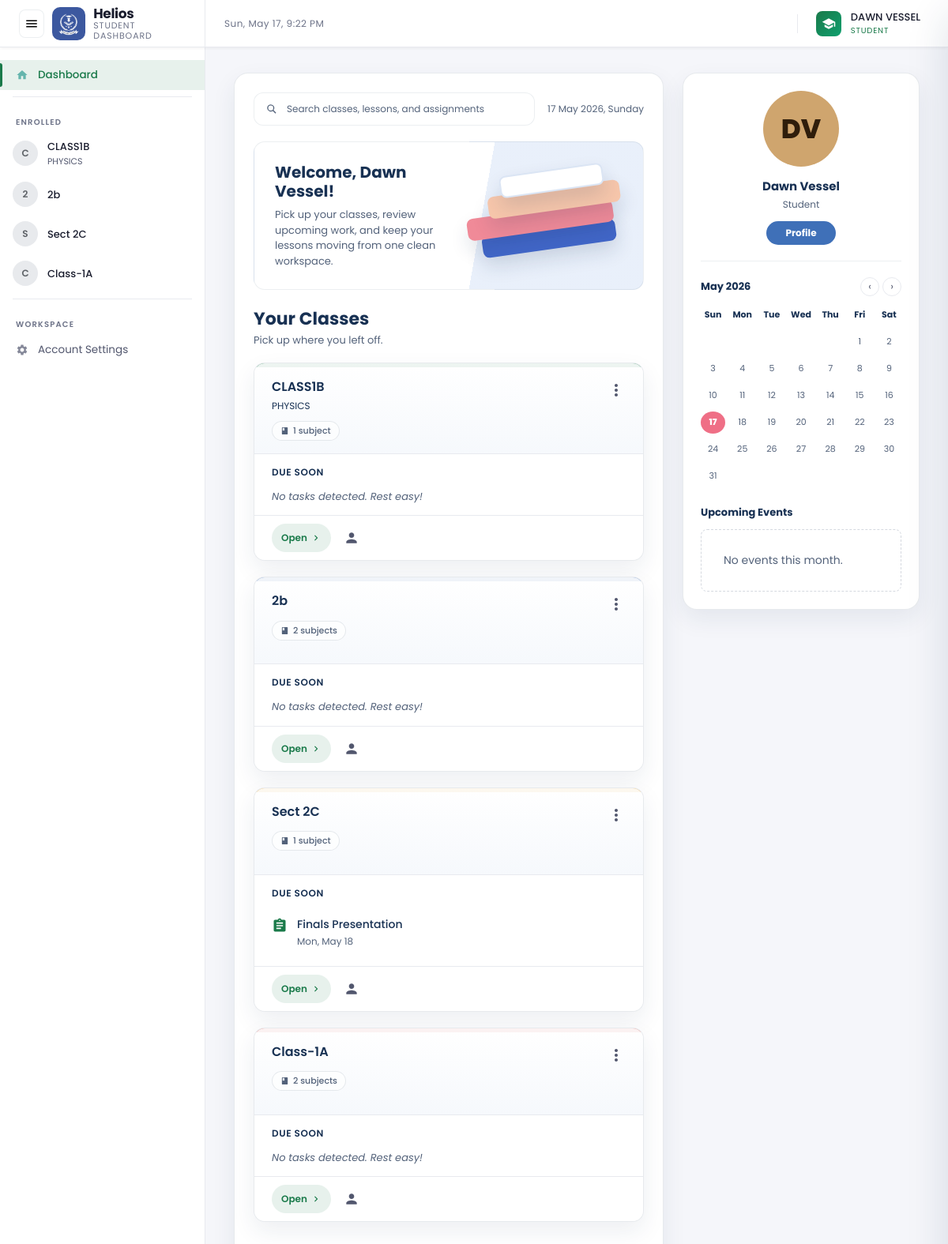
Page /dashboard.php (signed in) on the committed database.
### tables this page shows
CREATE TABLE `users` (
  `id` int(10) UNSIGNED NOT NULL,
  `request_id` varchar(20) NOT NULL COMMENT 'Temp registration ID (REQ-XXXXXXXX), kept for audit trail',
  `authorized_person_id` varchar(36) DEFAULT NULL,
  `firstname` varchar(100) NOT NULL,
  `lastname` varchar(100) NOT NULL,
  `fullname` varchar(201) NOT NULL,
  `phonenumber` varchar(255) NOT NULL COMMENT 'Encrypted at application layer',
  `username` varchar(10) NOT NULL COMMENT 'Permanent ID — YY-XXXX format — set once on approval, NEVER updated',
  `email` varchar(255) NOT NULL COMMENT 'Encrypted at application layer',
  `password` varchar(255) DEFAULT NULL COMMENT 'bcrypt hash — NULL until approved',
  `role` enum('student','faculty','admin') NOT NULL,
  `status` enum('pending','active','disabled') NOT NULL DEFAULT 'pending',
  `activation_request` tinyint(1) NOT NULL DEFAULT 1,
  `registered_at` datetime NOT NULL DEFAULT current_timestamp(),
  `activated_at` datetime DEFAULT NULL COMMENT 'Set when admin approves the account',
  `must_change_password` tinyint(1) NOT NULL DEFAULT 0,
  `temp_password_expires_at` int(11) DEFAULT NULL,
  `disabled_reason` varchar(100) DEFAULT NULL,
  `disabled_at` datetime DEFAULT NULL,
  `otp` varchar(6) DEFAULT NULL,
  `otp_expiry` int(11) DEFAULT NULL,
  `disabled_by` varchar(100) DEFAULT NULL,
  `enabled_by` varchar(100) DEFAULT NULL,
  `enabled_at` datetime DEFAULT NULL,
  `password_changed_at` datetime DEFAULT NULL
);

CREATE TABLE `classes` (
  `id` varchar(20) NOT NULL,
  `name` varchar(200) NOT NULL,
  `subject` varchar(200) NOT NULL,
  `description` text DEFAULT NULL,
  `status` enum('active','archived') NOT NULL DEFAULT 'active',
  `created_at` datetime NOT NULL DEFAULT current_timestamp()
);

CREATE TABLE `posts` (
  `id` varchar(20) NOT NULL,
  `class_id` varchar(20) NOT NULL,
  `type` enum('announcement','assignment','material') NOT NULL DEFAULT 'announcement',
  `title` varchar(255) DEFAULT NULL,
  `body` text DEFAULT NULL,
  `link_url` varchar(2048) DEFAULT NULL,
  `posted_by` varchar(10) NOT NULL,
  `subject` varchar(20) DEFAULT NULL,
  `posted_at` datetime NOT NULL DEFAULT current_timestamp(),
  `deadline` datetime DEFAULT NULL,
  `points` int(10) UNSIGNED DEFAULT NULL
);

### dashboard.php (the view, shortened to what this page needs)
<?php
$role = $_SESSION['role'] ?? null;
$usernameRaw = $_SESSION['username'];
require_once __DIR__ . '/db.php';
function heliosInitials(string $name): string {
    $parts = preg_split('/\s+/', trim($name));
    $letters = '';
    foreach ($parts as $part) {
        if ($part !== '') $letters .= strtoupper(substr($part, 0, 1));
        if (strlen($letters) >= 2) break;
    }
    return $letters !== '' ? $letters : '?';
}
$stmtMe = $pdo->prepare("SELECT firstname, lastname, fullname, role FROM users WHERE username = ?");
$stmtMe->execute([$usernameRaw]);
$meRow = $stmtMe->fetch();
$displayName = $meRow['fullname'] ?? $usernameRaw;
$initials = heliosInitials($displayName);
$myClasses = [];
if ($role === 'faculty') {
    $stmt = $pdo->prepare("
        SELECT DISTINCT c.*
        FROM classes c
        INNER JOIN subjects s ON s.class_id = c.id
        WHERE s.faculty = ?
    ");
    $stmt->execute([$usernameRaw]);
    $myClasses = $stmt->fetchAll();
} elseif ($role === 'student') {
    $stmt = $pdo->prepare("
        SELECT DISTINCT c.*
        FROM classes c
        JOIN class_members cm ON cm.class_id = c.id
        WHERE cm.username = ?
    ");
    $stmt->execute([$usernameRaw]);
    $myClasses = $stmt->fetchAll();
}
foreach ($myClasses as &$cls) {
    $stmtS = $pdo->prepare("SELECT * FROM subjects WHERE class_id = ?");
    $stmtS->execute([$cls['id']]);
    $cls['subjects'] = $stmtS->fetchAll();
    foreach ($cls['subjects'] as &$subject) {
        $stmtSM = $pdo->prepare("SELECT username FROM subject_members WHERE subject_id = ?");
        $stmtSM->execute([$subject['id']]);
        $subject['students'] = array_column($stmtSM->fetchAll(), 'username');
    }
    $postSql = "SELECT id, title, type, deadline, posted_by, subject
                  FROM posts
                 WHERE class_id = ? AND type = 'assignment'";
    $postParams = [$cls['id']];
    $postSql .= " ORDER BY deadline IS NULL ASC, deadline ASC, posted_at DESC";
    $stmtP = $pdo->prepare($postSql);
    $stmtP->execute($postParams);
    $assignPosts = $stmtP->fetchAll();
}
$heroName = $displayName;
$accountSettingsHref = $role === 'faculty' ? 'role_faculty_profile.php' : 'role_student_profile.php';
?>
<!DOCTYPE html>
<html lang="en" data-theme="light">
<head>
</head>
<body>
<div class="app-container">
    <header class="topbar">
        <div class="topbar-brand">
            <button class="menu-btn" id="drawerToggle" aria-label="Toggle navigation drawer">
                <svg><use href="#icon-menu"></use></svg>
            </button>
            <div class="brand-logo">
                <img class="brand-logo-img brand-logo-light" src="img/Light Icon.png" alt="Helios University">
            </div>
            <div class="brand-wordmark">Helios<span><?= $role === 'faculty' ? 'Faculty Dashboard' : 'Student Dashboard' ?></span></div>
        </div>
        <div class="topbar-center">
            <span class="topbar-clock" id="liveClock"></span>
        </div>
        <div class="topbar-right">
            <button type="button" class="user-avatar-btn" id="accountButton" title="Account" aria-haspopup="dialog" aria-expanded="false">
                <span class="user-avatar-circle">
                <?php if ($role === 'faculty'): ?>
                    <svg viewBox="0 0 24 24" style="width:18px;height:18px;fill:#fff;"><path d="M18 2H6c-1.1 0-2 .9-2 2v16c0 1.1.9 2 2 2h12c1.1 0 2-.9 2-2V4c0-1.1-.9-2-2-2zM9 4h2v5l-1-.75L9 9V4zm9 16H6V4h1v9l3-2.25L13 13V4h5v16z"/></svg>
                <?php elseif ($role === 'student'): ?>
                    <svg viewBox="0 0 24 24" style="width:18px;height:18px;fill:#fff;"><path d="M12 3L1 9l11 6 9-4.91V17h2V9L12 3zM5 13.18v4L12 21l7-3.82v-4L12 17l-7-3.82z"/></svg>
                <?php else: ?>
                    <?= $initials ?>
                <?php endif; ?>
            </span>
                <span class="user-avatar-meta">
                    <span class="user-avatar-name"><?= htmlspecialchars($heroName) ?></span>
                    <span class="user-avatar-role"><?= ucfirst($role) ?></span>
                </span>
            </button>
        </div>
    </header>
    <div class="body-wrapper">
        <nav class="sidebar" id="sidebar">
            <ul class="nav-list">
                <li>
                    <a href="dashboard.php" class="nav-item active">
                        <svg class="nav-icon"><use href="#icon-home"></use></svg>
                        <span>Dashboard</span>
                    </a>
                </li>
            </ul>
            <div class="nav-divider"></div>
            <?php if ($role === 'student' || $role === 'faculty'): ?>
            <div class="nav-section-title"><?= $role === 'faculty' ? 'Assigned Classes' : 'Enrolled' ?></div>
            <ul class="nav-list">
                <?php foreach (array_slice($myClasses, 0, 8) as $cls): ?>
                <li>
                    <a href="class.php?id=<?= urlencode($cls['id']) ?>" class="nav-item" style="padding-top:8px;padding-bottom:8px;">
                        <div style="width:32px;height:32px;border-radius:50%;background:#e8eaed;display:flex;align-items:center;justify-content:center;margin-left:-4px;color:#5f6368;font-weight:600;font-size:12px;flex-shrink:0;">
                            <?= strtoupper(substr($cls['subject_name'] ?? $cls['name'], 0, 1)) ?>
                        </div>
                        <div style="display:flex;flex-direction:column;overflow:hidden;">
                            <span style="white-space:nowrap;overflow:hidden;text-overflow:ellipsis;font-size:13px;font-weight:500;color:var(--gc-text-primary);"><?= htmlspecialchars($cls['name']) ?></span>
                            <span style="font-size:11px;color:var(--gc-text-secondary);"><?= htmlspecialchars($cls['subject']) ?></span>
                        </div>
                    </a>
                </li>
                <?php endforeach; ?>
            </ul>
            <?php endif; ?>
            <div class="nav-divider"></div>
            <div class="nav-section-title">Workspace</div>
            <ul class="nav-list">
                <li>
                    <a href="<?= htmlspecialchars($accountSettingsHref) ?>" class="nav-item">
                        <svg class="nav-icon"><use href="#icon-settings"></use></svg>
                        <span>Account Settings</span>
                    </a>
                </li>
            </ul>
        </nav>
        <main class="main-content" id="mainContent">
            <?php if ($role === 'student'): ?>
            <section class="student-dashboard-shell" aria-label="Student dashboard overview">
                <div class="student-main-panel">
                    <div class="student-search-row">
                        <div class="student-search" aria-label="Search placeholder">
                            <svg><use href="#icon-search"></use></svg>
                            <span>Search classes, lessons, and assignments</span>
                        </div>
                        <div class="student-date"><?= date('d M Y, l') ?></div>
                    </div>
                    <div class="student-welcome-card">
                        <div>
                            <h2>Welcome, <?= htmlspecialchars($heroName) ?>!</h2>
                            <p>Pick up your classes, review upcoming work, and keep your lessons moving from one clean workspace.</p>
                        </div>
                        <div class="student-book-stack" aria-hidden="true">
                            <span></span><span></span><span></span><span></span>
                        </div>
                    </div>
            <?php endif; ?>
            <?php if ($role === 'faculty' || $role === 'student'): ?>
            <div class="section-heading" id="assigned-classes">
                <div>
                    <h2><?= $role === 'faculty' ? 'Assigned Classes' : 'Your Classes' ?></h2>
                    <p><?= $role === 'faculty' ? 'Classes and subjects are assigned by the administrator.' : 'Pick up where you left off.' ?></p>
                </div>
            </div>
            <div class="classroom-grid">
                <?php
                $now = time();
                foreach ($myClasses as $index => $cls):
                    $classTitle  = $cls['name']    ?? 'Untitled Class';
                    $classSection= $cls['subject']  ?? 'General';
                    $classSubjects = $cls['subjects'] ?? [];
                    if ($role === 'student') {
                        $classSubjects = array_values(array_filter(
                            $classSubjects,
                            fn($subject) => in_array($usernameRaw, $subject['students'] ?? [], true)
                        ));
                    }
                    $upcomingTasks = [];
                    $classPosts = $cls['posts'] ?? [];
                    if (!empty($classPosts) && is_array($classPosts[0] ?? null)) {
                        foreach ($classPosts as $post) {
                            $deadline = !empty($post['deadline']) ? strtotime($post['deadline']) : null;
                            if ($role === 'student') {
                                if ($deadline && $deadline > $now && !isset($post['submissions'][$usernameRaw])) {
                                    $upcomingTasks[] = ['id'=>$post['id'],'title'=>$post['title'] ?? 'Untitled','due'=>date('D, M j',$deadline)];
                                }
                            }
                        }
                    }
                ?>
                <div class="gc-card">
                    <div class="gc-card-top-accent"></div>
                    <div class="gc-card-header">
                        <h2 class="gc-card-title">
                            <a href="class.php?id=<?= urlencode($cls['id']) ?>"><?= htmlspecialchars($classTitle) ?></a>
                        </h2>
                        <div class="gc-card-subtitle"><?= htmlspecialchars($classSection) ?></div>
                        <div class="subject-pill-row" style="margin-top:10px;">
                            <?php $subjectCount = count($classSubjects); ?>
                            <button class="subject-pill"
                                    onclick="openSubjectDrawer('<?= htmlspecialchars(addslashes($cls['id'])) ?>', null)"
                                    title="View class subjects">
                                <svg><use href="#icon-book"></use></svg>
                                <?= $subjectCount ?> subject<?= $subjectCount === 1 ? '' : 's' ?>
                            </button>
                        </div>
                        <button class="gc-card-menu-btn" aria-label="Class options">
                            <svg><use href="#icon-more-vert"></use></svg>
                        </button>
                    </div>
                    <div class="gc-card-body">
                        <div class="gc-upcoming-label"><?= $role === 'student' ? 'Due soon' : 'To-do' ?></div>
                        <?php if (!empty($upcomingTasks)): ?>
                        <div class="gc-task-list">
                            <?php foreach ($upcomingTasks as $task): ?>
                            <a href="class.php?id=<?= urlencode($cls['id']) ?>&post=<?= htmlspecialchars($task['id']) ?>" class="gc-task-item" style="text-decoration:none;color:inherit;">
                                <svg class="gc-task-icon"><use href="#icon-assignment"></use></svg>
                                <div class="gc-task-details">
                                    <div class="gc-task-title"><?= htmlspecialchars($task['title']) ?></div>
                                    <div class="gc-task-due"><?= htmlspecialchars($task['due']) ?></div>
                                </div>
                            </a>
                            <?php endforeach; ?>
                        </div>
                        <?php else: ?>
                        <div class="gc-empty-tasks">No tasks detected. Rest easy!</div>
                        <?php endif; ?>
                    </div>
                    <div class="gc-card-footer">
                        <div class="gc-footer-right">
                            <a href="class.php?id=<?= urlencode($cls['id']) ?>" class="gc-card-goto" title="Open class">
                                Open
                                <svg viewBox="0 0 24 24" style="width:14px;height:14px;fill:currentColor;"><path d="M8.59 16.59L13.17 12 8.59 7.41 10 6l6 6-6 6z"/></svg>
                            </a>
                            <?php if ($role === 'student'): ?>
                            <a href="class.php?id=<?= urlencode($cls['id']) ?>#class-work" class="gc-footer-icon" title="Your work">
                                <svg><use href="#icon-person"></use></svg>
                            </a>
                            <?php elseif ($role === 'faculty'): ?>
                            <a href="class.php?id=<?= urlencode($cls['id']) ?>#class-work" class="gc-footer-icon" title="Gradebook">
                                <svg><use href="#icon-grade"></use></svg>
                            </a>
                            <?php endif; ?>
                        </div>
                    </div>
                </div>
                <?php endforeach; ?>
            </div>
            <?php endif; ?>
            <?php if ($role === 'student'): ?>
                </div>
                <aside class="student-side-panel" aria-label="Student profile and reminders">
                    <div class="student-profile-card">
                        <div class="student-profile-avatar"><?= htmlspecialchars($initials) ?></div>
                        <h3><?= htmlspecialchars($heroName) ?></h3>
                        <p>Student</p>
                        <a href="<?= htmlspecialchars($accountSettingsHref) ?>">Profile</a>
                    </div>
                    <?php include 'calendar_widget.php'; ?>
                </aside>
            </section>
            <?php endif; ?>
        </main>
    </div>
</div>
</body>
</html>

### rows in the picture
users: fullname "DAWN VESSEL", fullname "Dawn Vessel", fullname "DV"
classes: name "C", name "CLASS1B", subject "PHYSICS", subjectCount "1", shows "No tasks detected. Rest easy!"
classes: name "2", name "2b", subjectCount "2", shows "No tasks detected. Rest easy!"
classes: name "S", name "Sect 2C", subjectCount "1"
classes: name "C", name "Class-1A", subjectCount "2", shows "No tasks detected. Rest easy!"
posts: title "Finals Presentation", due "Mon, May 18"

### other values in the picture
$role "STUDENT"
$_dn "Sun"
$_dn "Mon"
$_dn "Tue"
$_dn "Wed"
$_dn "Thu"
$_dn "Fri"
$_dn "Sat"
